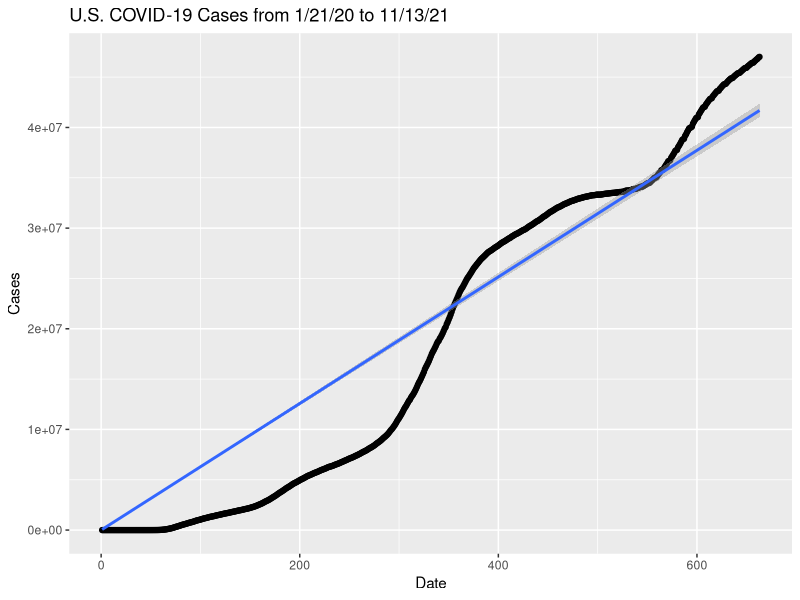
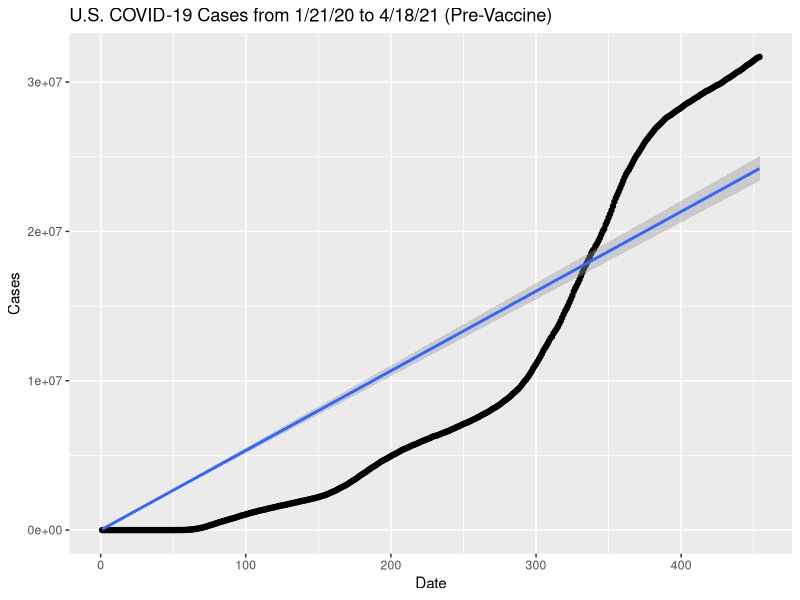
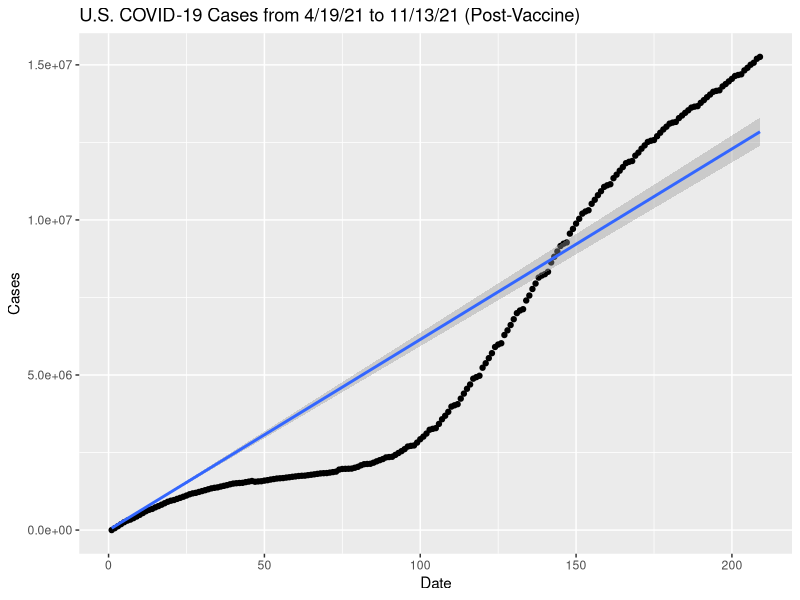
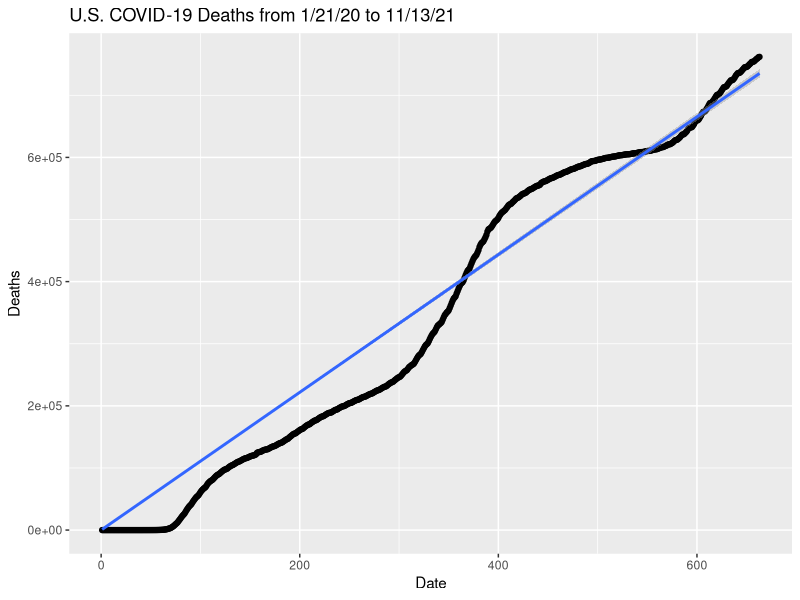
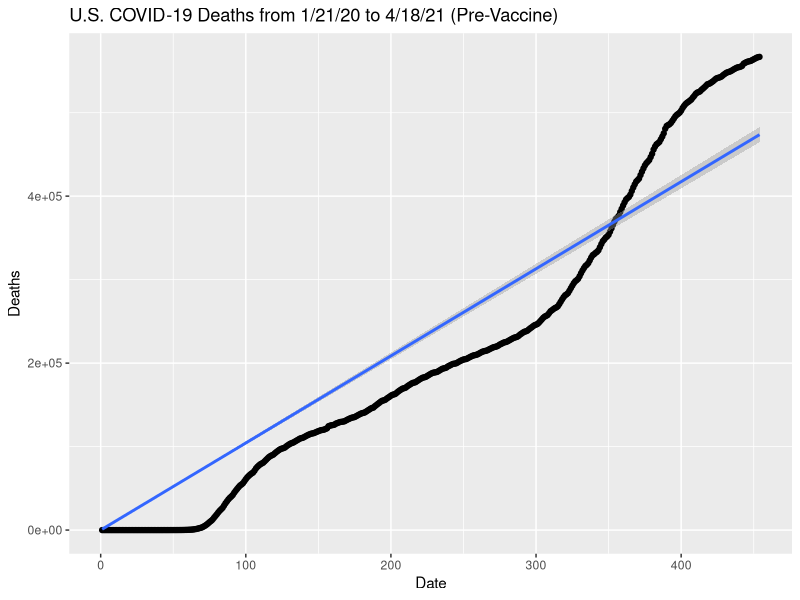
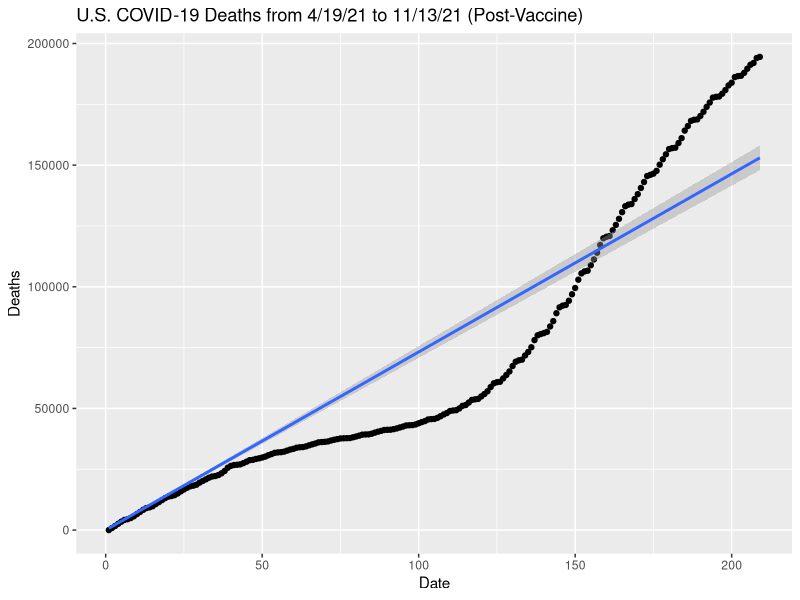
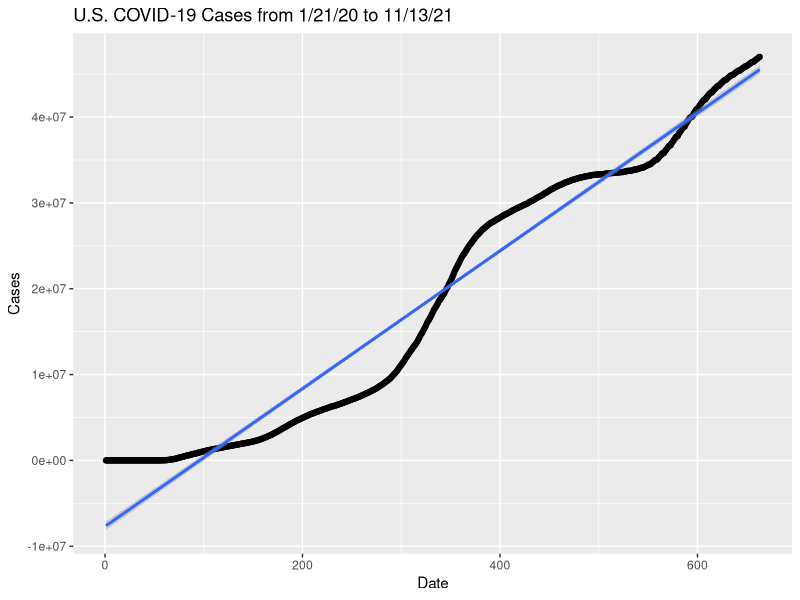
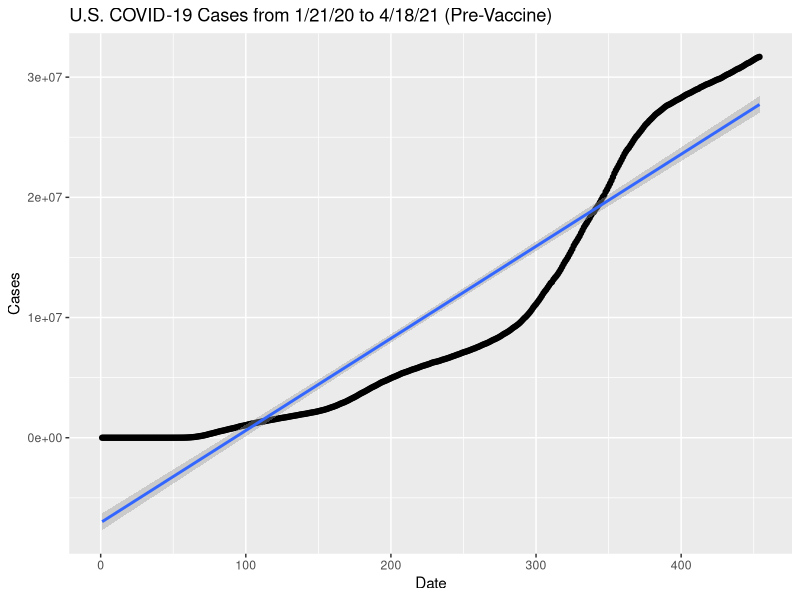

Source code (R) for these figures, in order:
## ---- chunk 1
library(tidyverse)
## ---- chunk 2
us_covid = read_csv("./data/us.csv") %>% 
  mutate(day = 1:663)

total_us_case_lm = lm(cases ~ 0 + day, data = us_covid)
us_covid %>% 
  ggplot(aes(x = day, y = cases)) +
  geom_point() +
  geom_smooth(method = "lm", formula = y ~ 0 + x) +
  labs(title = "U.S. COVID-19 Cases from 1/21/20 to 11/13/21",
       x = "Date", y = "Cases")

pre_vacc_case_lm = 
  us_covid %>% 
  slice(1:454) %>% 
  lm(cases ~ 0 + day, data = .)
us_covid %>% 
  slice(1:454) %>% 
  ggplot(aes(x = day, y = cases)) +
  geom_point() +
  geom_smooth(method = "lm", formula = y ~ 0 + x) +
  labs(title = "U.S. COVID-19 Cases from 1/21/20 to 4/18/21 (Pre-Vaccine)",
       x = "Date", y = "Cases")

post_vacc_case_lm = 
  us_covid %>% 
  slice(455:663) %>% 
  mutate(new_cases = cases - 31754642,
         new_deaths = deaths - 567314,
         new_day = day - 454) %>%
  lm(new_cases ~ 0 + day, data = .)
us_covid %>% 
  slice(455:663) %>% 
  mutate(new_cases = cases - 31754642,
         new_deaths = deaths - 567314,
         new_day = day - 454) %>%
  ggplot(aes(x = new_day, y = new_cases)) +
  geom_point() +
  geom_smooth(method = "lm", formula = y ~ 0 + x) +
  labs(title = "U.S. COVID-19 Cases from 4/19/21 to 11/13/21 (Post-Vaccine)",
       x = "Date", y = "Cases")
## ---- chunk 3
total_us_death_lm = lm(deaths ~ 0 + day, data = us_covid)
us_covid %>% 
  ggplot(aes(x = day, y = deaths)) +
  geom_point() +
  geom_smooth(method = "lm", formula = y ~ 0 + x) +
  labs(title = "U.S. COVID-19 Deaths from 1/21/20 to 11/13/21",
       x = "Date", y = "Deaths")

pre_vacc_death_lm = 
  us_covid %>% 
  slice(1:454) %>% 
  lm(deaths ~ 0 + day, data = .)
us_covid %>% 
  slice(1:454) %>% 
  ggplot(aes(x = day, y = deaths)) +
  geom_point() +
  geom_smooth(method = "lm", formula = y ~ 0 + x) +
  labs(title = "U.S. COVID-19 Deaths from 1/21/20 to 4/18/21 (Pre-Vaccine)",
       x = "Date", y = "Deaths")

post_vacc_death_lm = 
  us_covid %>% 
  slice(455:663) %>% 
  mutate(new_cases = cases - 31754642,
         new_deaths = deaths - 567314,
         new_day = day - 454) %>%
  lm(new_deaths ~ 0 + day, data = .)
us_covid %>% 
  slice(455:663) %>% 
  mutate(new_cases = cases - 31754642,
         new_deaths = deaths - 567314,
         new_day = day - 454) %>%
  ggplot(aes(x = new_day, y = new_deaths)) +
  geom_point() +
  geom_smooth(method = "lm", formula = y ~ 0 + x) +
  labs(title = "U.S. COVID-19 Deaths from 4/19/21 to 11/13/21 (Post-Vaccine)",
       x = "Date", y = "Deaths")
## ---- chunk 4
tibble(
  metric = "slope",
  total_case = total_us_case_lm$coefficients,
  pre_vacc_case = pre_vacc_case_lm$coefficients,
  post_vacc_case = post_vacc_case_lm$coefficients,
  total_death = total_us_death_lm$coefficients,
  pre_vacc_death = pre_vacc_death_lm$coefficients,
  post_vacc_death = post_vacc_death_lm$coefficients
  ) %>% 
  knitr::kable()

## ---- chunk 5
us_covid = read_csv("./data/us.csv") %>% 
  mutate(day = 1:663)

total_us_case_lm = lm(cases ~ day, data = us_covid)
us_covid %>% 
  ggplot(aes(x = day, y = cases)) +
  geom_point() +
  geom_smooth(method = "lm", formula = y ~ x) +
  labs(title = "U.S. COVID-19 Cases from 1/21/20 to 11/13/21",
       x = "Date", y = "Cases")

pre_vacc_case_lm = 
  us_covid %>% 
  slice(1:454) %>% 
  lm(cases ~ day, data = .)
us_covid %>% 
  slice(1:454) %>% 
  ggplot(aes(x = day, y = cases)) +
  geom_point() +
  geom_smooth(method = "lm", formula = y ~ x) +
  labs(title = "U.S. COVID-19 Cases from 1/21/20 to 4/18/21 (Pre-Vaccine)",
       x = "Date", y = "Cases")

post_vacc_case_lm = 
  us_covid %>% 
  slice(455:663) %>% 
  mutate(new_cases = cases - 31754642,
         new_deaths = deaths - 567314,
         new_day = day - 454) %>%
  lm(new_cases ~ day, data = .)
us_covid %>% 
  slice(455:663) %>% 
  mutate(new_cases = cases - 31754642,
         new_deaths = deaths - 567314,
         new_day = day - 454) %>%
  ggplot(aes(x = new_day, y = new_cases)) +
  geom_point() +
  geom_smooth(method = "lm", formula = y ~ x) +
  labs(title = "U.S. COVID-19 Cases from 4/19/21 to 11/13/21 (Post-Vaccine)",
       x = "Date", y = "Cases")
## ---- chunk 6
total_us_death_lm = lm(deaths ~ day, data = us_covid)
us_covid %>% 
  ggplot(aes(x = day, y = deaths)) +
  geom_point() +
  geom_smooth(method = "lm", formula = y ~ x) +
  labs(title = "U.S. COVID-19 Deaths from 1/21/20 to 11/13/21",
       x = "Date", y = "Deaths")

pre_vacc_death_lm = 
  us_covid %>% 
  slice(1:454) %>% 
  lm(deaths ~ day, data = .)
us_covid %>% 
  slice(1:454) %>% 
  ggplot(aes(x = day, y = deaths)) +
  geom_point() +
  geom_smooth(method = "lm", formula = y ~ x) +
  labs(title = "U.S. COVID-19 Deaths from 1/21/20 to 4/18/21 (Pre-Vaccine)",
       x = "Date", y = "Deaths")

post_vacc_death_lm = 
  us_covid %>% 
  slice(455:663) %>% 
  mutate(new_cases = cases - 31754642,
         new_deaths = deaths - 567314,
         new_day = day - 454) %>%
  lm(new_deaths ~ day, data = .)
us_covid %>% 
  slice(455:663) %>% 
  mutate(new_cases = cases - 31754642,
         new_deaths = deaths - 567314,
         new_day = day - 454) %>%
  ggplot(aes(x = new_day, y = new_deaths)) +
  geom_point() +
  geom_smooth(method = "lm", formula = y ~ x) +
  labs(title = "U.S. COVID-19 Deaths from 4/19/21 to 11/13/21 (Post-Vaccine)",
       x = "Date", y = "Deaths")
## ---- chunk 7
tibble(
  metric = c("intercept", "slope"),
  total_case = total_us_case_lm$coefficients,
  pre_vacc_case = pre_vacc_case_lm$coefficients,
  post_vacc_case = post_vacc_case_lm$coefficients,
  total_death = total_us_death_lm$coefficients,
  pre_vacc_death = pre_vacc_death_lm$coefficients,
  post_vacc_death = post_vacc_death_lm$coefficients
  ) %>% 
  knitr::kable()

